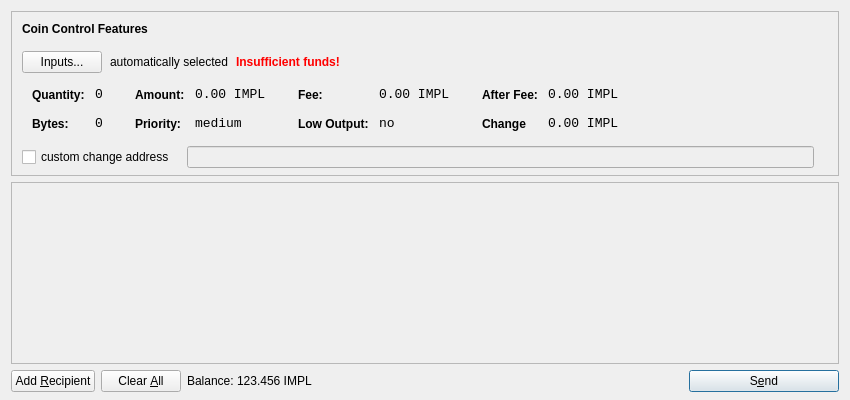
<?xml version="1.0" encoding="UTF-8"?>
<ui version="4.0">
 <class>SendCoinsDialog</class>
 <widget class="QDialog" name="SendCoinsDialog">
  <property name="geometry">
   <rect>
    <x>0</x>
    <y>0</y>
    <width>850</width>
    <height>400</height>
   </rect>
  </property>
  <property name="windowTitle">
   <string>Send Coins</string>
  </property>
  <layout class="QVBoxLayout" name="verticalLayout" stretch="0,1,0">
   <property name="bottomMargin">
    <number>8</number>
   </property>
   <item>
    <widget class="QFrame" name="frameCoinControl">
     <property name="sizePolicy">
      <sizepolicy hsizetype="Expanding" vsizetype="Expanding">
       <horstretch>0</horstretch>
       <verstretch>0</verstretch>
      </sizepolicy>
     </property>
     <property name="maximumSize">
      <size>
       <width>16777215</width>
       <height>16777215</height>
      </size>
     </property>
     <property name="frameShape">
      <enum>QFrame::StyledPanel</enum>
     </property>
     <property name="frameShadow">
      <enum>QFrame::Sunken</enum>
     </property>
     <layout class="QVBoxLayout" name="verticalLayoutCoinControl2">
      <property name="spacing">
       <number>-1</number>
      </property>
      <property name="leftMargin">
       <number>0</number>
      </property>
      <property name="topMargin">
       <number>0</number>
      </property>
      <property name="rightMargin">
       <number>0</number>
      </property>
      <property name="bottomMargin">
       <number>6</number>
      </property>
      <item>
       <layout class="QVBoxLayout" name="verticalLayoutCoinControl" stretch="0,0,0,0,1">
        <property name="spacing">
         <number>0</number>
        </property>
        <property name="leftMargin">
         <number>10</number>
        </property>
        <property name="topMargin">
         <number>10</number>
        </property>
        <item>
         <layout class="QHBoxLayout" name="horizontalLayoutCoinControl1">
          <property name="bottomMargin">
           <number>15</number>
          </property>
          <item>
           <widget class="QLabel" name="labelCoinControlFeatures">
            <property name="sizePolicy">
             <sizepolicy hsizetype="Preferred" vsizetype="Maximum">
              <horstretch>0</horstretch>
              <verstretch>0</verstretch>
             </sizepolicy>
            </property>
            <property name="font">
             <font>
              <weight>75</weight>
              <bold>true</bold>
             </font>
            </property>
            <property name="styleSheet">
             <string notr="true">font-weight:bold;</string>
            </property>
            <property name="text">
             <string>Coin Control Features</string>
            </property>
           </widget>
          </item>
         </layout>
        </item>
        <item>
         <layout class="QHBoxLayout" name="horizontalLayoutCoinControl2" stretch="0,0,0,0">
          <property name="spacing">
           <number>8</number>
          </property>
          <property name="bottomMargin">
           <number>10</number>
          </property>
          <item>
           <widget class="QPushButton" name="pushButtonCoinControl">
            <property name="styleSheet">
             <string notr="true"/>
            </property>
            <property name="text">
             <string>Inputs...</string>
            </property>
           </widget>
          </item>
          <item>
           <widget class="QLabel" name="labelCoinControlAutomaticallySelected">
            <property name="text">
             <string>automatically selected</string>
            </property>
            <property name="margin">
             <number>5</number>
            </property>
           </widget>
          </item>
          <item>
           <widget class="QLabel" name="labelCoinControlInsuffFunds">
            <property name="font">
             <font>
              <weight>75</weight>
              <bold>true</bold>
             </font>
            </property>
            <property name="styleSheet">
             <string notr="true">color:red;font-weight:bold;</string>
            </property>
            <property name="text">
             <string>Insufficient funds!</string>
            </property>
            <property name="margin">
             <number>5</number>
            </property>
           </widget>
          </item>
          <item>
           <spacer name="horizontalSpacerCoinControl">
            <property name="orientation">
             <enum>Qt::Horizontal</enum>
            </property>
            <property name="sizeHint" stdset="0">
             <size>
              <width>40</width>
              <height>1</height>
             </size>
            </property>
           </spacer>
          </item>
         </layout>
        </item>
        <item>
         <widget class="QWidget" name="widgetCoinControl" native="true">
          <property name="sizePolicy">
           <sizepolicy hsizetype="Preferred" vsizetype="Preferred">
            <horstretch>0</horstretch>
            <verstretch>0</verstretch>
           </sizepolicy>
          </property>
          <property name="minimumSize">
           <size>
            <width>0</width>
            <height>0</height>
           </size>
          </property>
          <property name="styleSheet">
           <string notr="true"/>
          </property>
          <layout class="QHBoxLayout" name="horizontalLayoutCoinControl5">
           <property name="margin">
            <number>0</number>
           </property>
           <item>
            <layout class="QHBoxLayout" name="horizontalLayoutCoinControl3" stretch="0,0,0,1">
             <property name="spacing">
              <number>20</number>
             </property>
             <property name="topMargin">
              <number>0</number>
             </property>
             <property name="bottomMargin">
              <number>10</number>
             </property>
             <item>
              <layout class="QFormLayout" name="formLayoutCoinControl1">
               <property name="horizontalSpacing">
                <number>10</number>
               </property>
               <property name="verticalSpacing">
                <number>14</number>
               </property>
               <property name="leftMargin">
                <number>10</number>
               </property>
               <property name="topMargin">
                <number>4</number>
               </property>
               <property name="rightMargin">
                <number>6</number>
               </property>
               <item row="0" column="0">
                <widget class="QLabel" name="labelCoinControlQuantityText">
                 <property name="styleSheet">
                  <string notr="true">font-weight:bold;</string>
                 </property>
                 <property name="text">
                  <string>Quantity:</string>
                 </property>
                 <property name="margin">
                  <number>0</number>
                 </property>
                </widget>
               </item>
               <item row="0" column="1">
                <widget class="QLabel" name="labelCoinControlQuantity">
                 <property name="font">
                  <font>
                   <family>Monospace</family>
                   <pointsize>10</pointsize>
                  </font>
                 </property>
                 <property name="cursor">
                  <cursorShape>IBeamCursor</cursorShape>
                 </property>
                 <property name="contextMenuPolicy">
                  <enum>Qt::ActionsContextMenu</enum>
                 </property>
                 <property name="text">
                  <string>0</string>
                 </property>
                 <property name="margin">
                  <number>0</number>
                 </property>
                 <property name="textInteractionFlags">
                  <set>Qt::LinksAccessibleByMouse|Qt::TextSelectableByKeyboard|Qt::TextSelectableByMouse</set>
                 </property>
                </widget>
               </item>
               <item row="1" column="0">
                <widget class="QLabel" name="labelCoinControlBytesText">
                 <property name="styleSheet">
                  <string notr="true">font-weight:bold;</string>
                 </property>
                 <property name="text">
                  <string>Bytes:</string>
                 </property>
                </widget>
               </item>
               <item row="1" column="1">
                <widget class="QLabel" name="labelCoinControlBytes">
                 <property name="font">
                  <font>
                   <family>Monospace</family>
                   <pointsize>10</pointsize>
                  </font>
                 </property>
                 <property name="cursor">
                  <cursorShape>IBeamCursor</cursorShape>
                 </property>
                 <property name="contextMenuPolicy">
                  <enum>Qt::ActionsContextMenu</enum>
                 </property>
                 <property name="text">
                  <string>0</string>
                 </property>
                 <property name="textInteractionFlags">
                  <set>Qt::LinksAccessibleByMouse|Qt::TextSelectableByKeyboard|Qt::TextSelectableByMouse</set>
                 </property>
                </widget>
               </item>
              </layout>
             </item>
             <item>
              <layout class="QFormLayout" name="formLayoutCoinControl2">
               <property name="horizontalSpacing">
                <number>10</number>
               </property>
               <property name="verticalSpacing">
                <number>14</number>
               </property>
               <property name="leftMargin">
                <number>6</number>
               </property>
               <property name="topMargin">
                <number>4</number>
               </property>
               <property name="rightMargin">
                <number>6</number>
               </property>
               <item row="0" column="0">
                <widget class="QLabel" name="labelCoinControlAmountText">
                 <property name="styleSheet">
                  <string notr="true">font-weight:bold;</string>
                 </property>
                 <property name="text">
                  <string>Amount:</string>
                 </property>
                 <property name="margin">
                  <number>0</number>
                 </property>
                </widget>
               </item>
               <item row="0" column="1">
                <widget class="QLabel" name="labelCoinControlAmount">
                 <property name="font">
                  <font>
                   <family>Monospace</family>
                   <pointsize>10</pointsize>
                  </font>
                 </property>
                 <property name="cursor">
                  <cursorShape>IBeamCursor</cursorShape>
                 </property>
                 <property name="contextMenuPolicy">
                  <enum>Qt::ActionsContextMenu</enum>
                 </property>
                 <property name="text">
                  <string notr="true">0.00 IMPL</string>
                 </property>
                 <property name="textInteractionFlags">
                  <set>Qt::LinksAccessibleByMouse|Qt::TextSelectableByKeyboard|Qt::TextSelectableByMouse</set>
                 </property>
                </widget>
               </item>
               <item row="1" column="0">
                <widget class="QLabel" name="labelCoinControlPriorityText">
                 <property name="styleSheet">
                  <string notr="true">font-weight:bold;</string>
                 </property>
                 <property name="text">
                  <string>Priority:</string>
                 </property>
                </widget>
               </item>
               <item row="1" column="1">
                <widget class="QLabel" name="labelCoinControlPriority">
                 <property name="font">
                  <font>
                   <family>Monospace</family>
                   <pointsize>10</pointsize>
                  </font>
                 </property>
                 <property name="cursor">
                  <cursorShape>IBeamCursor</cursorShape>
                 </property>
                 <property name="contextMenuPolicy">
                  <enum>Qt::ActionsContextMenu</enum>
                 </property>
                 <property name="text">
                  <string>medium</string>
                 </property>
                 <property name="textInteractionFlags">
                  <set>Qt::LinksAccessibleByMouse|Qt::TextSelectableByKeyboard|Qt::TextSelectableByMouse</set>
                 </property>
                </widget>
               </item>
              </layout>
             </item>
             <item>
              <layout class="QFormLayout" name="formLayoutCoinControl3">
               <property name="horizontalSpacing">
                <number>10</number>
               </property>
               <property name="verticalSpacing">
                <number>14</number>
               </property>
               <property name="leftMargin">
                <number>6</number>
               </property>
               <property name="topMargin">
                <number>4</number>
               </property>
               <property name="rightMargin">
                <number>6</number>
               </property>
               <item row="0" column="0">
                <widget class="QLabel" name="labelCoinControlFeeText">
                 <property name="styleSheet">
                  <string notr="true">font-weight:bold;</string>
                 </property>
                 <property name="text">
                  <string>Fee:</string>
                 </property>
                 <property name="margin">
                  <number>0</number>
                 </property>
                </widget>
               </item>
               <item row="0" column="1">
                <widget class="QLabel" name="labelCoinControlFee">
                 <property name="font">
                  <font>
                   <family>Monospace</family>
                   <pointsize>10</pointsize>
                  </font>
                 </property>
                 <property name="cursor">
                  <cursorShape>IBeamCursor</cursorShape>
                 </property>
                 <property name="contextMenuPolicy">
                  <enum>Qt::ActionsContextMenu</enum>
                 </property>
                 <property name="text">
                  <string notr="true">0.00 IMPL</string>
                 </property>
                 <property name="textInteractionFlags">
                  <set>Qt::LinksAccessibleByMouse|Qt::TextSelectableByKeyboard|Qt::TextSelectableByMouse</set>
                 </property>
                </widget>
               </item>
               <item row="1" column="0">
                <widget class="QLabel" name="labelCoinControlLowOutputText">
                 <property name="styleSheet">
                  <string notr="true">font-weight:bold;</string>
                 </property>
                 <property name="text">
                  <string>Low Output:</string>
                 </property>
                </widget>
               </item>
               <item row="1" column="1">
                <widget class="QLabel" name="labelCoinControlLowOutput">
                 <property name="font">
                  <font>
                   <family>Monospace</family>
                   <pointsize>10</pointsize>
                  </font>
                 </property>
                 <property name="cursor">
                  <cursorShape>IBeamCursor</cursorShape>
                 </property>
                 <property name="contextMenuPolicy">
                  <enum>Qt::ActionsContextMenu</enum>
                 </property>
                 <property name="text">
                  <string>no</string>
                 </property>
                 <property name="textInteractionFlags">
                  <set>Qt::LinksAccessibleByMouse|Qt::TextSelectableByKeyboard|Qt::TextSelectableByMouse</set>
                 </property>
                </widget>
               </item>
              </layout>
             </item>
             <item>
              <layout class="QFormLayout" name="formLayoutCoinControl4">
               <property name="horizontalSpacing">
                <number>10</number>
               </property>
               <property name="verticalSpacing">
                <number>14</number>
               </property>
               <property name="leftMargin">
                <number>6</number>
               </property>
               <property name="topMargin">
                <number>4</number>
               </property>
               <property name="rightMargin">
                <number>6</number>
               </property>
               <item row="0" column="0">
                <widget class="QLabel" name="labelCoinControlAfterFeeText">
                 <property name="styleSheet">
                  <string notr="true">font-weight:bold;</string>
                 </property>
                 <property name="text">
                  <string>After Fee:</string>
                 </property>
                 <property name="margin">
                  <number>0</number>
                 </property>
                </widget>
               </item>
               <item row="0" column="1">
                <widget class="QLabel" name="labelCoinControlAfterFee">
                 <property name="font">
                  <font>
                   <family>Monospace</family>
                   <pointsize>10</pointsize>
                  </font>
                 </property>
                 <property name="cursor">
                  <cursorShape>IBeamCursor</cursorShape>
                 </property>
                 <property name="contextMenuPolicy">
                  <enum>Qt::ActionsContextMenu</enum>
                 </property>
                 <property name="text">
                  <string notr="true">0.00 IMPL</string>
                 </property>
                 <property name="textInteractionFlags">
                  <set>Qt::LinksAccessibleByMouse|Qt::TextSelectableByKeyboard|Qt::TextSelectableByMouse</set>
                 </property>
                </widget>
               </item>
               <item row="1" column="0">
                <widget class="QLabel" name="labelCoinControlChangeText">
                 <property name="styleSheet">
                  <string notr="true">font-weight:bold;</string>
                 </property>
                 <property name="text">
                  <string>Change</string>
                 </property>
                </widget>
               </item>
               <item row="1" column="1">
                <widget class="QLabel" name="labelCoinControlChange">
                 <property name="font">
                  <font>
                   <family>Monospace</family>
                   <pointsize>10</pointsize>
                  </font>
                 </property>
                 <property name="cursor">
                  <cursorShape>IBeamCursor</cursorShape>
                 </property>
                 <property name="contextMenuPolicy">
                  <enum>Qt::ActionsContextMenu</enum>
                 </property>
                 <property name="text">
                  <string notr="true">0.00 IMPL</string>
                 </property>
                 <property name="textInteractionFlags">
                  <set>Qt::LinksAccessibleByMouse|Qt::TextSelectableByKeyboard|Qt::TextSelectableByMouse</set>
                 </property>
                </widget>
               </item>
              </layout>
             </item>
            </layout>
           </item>
          </layout>
         </widget>
        </item>
        <item>
         <layout class="QHBoxLayout" name="horizontalLayoutCoinControl4" stretch="0,0,0">
          <property name="spacing">
           <number>12</number>
          </property>
          <property name="sizeConstraint">
           <enum>QLayout::SetDefaultConstraint</enum>
          </property>
          <property name="topMargin">
           <number>5</number>
          </property>
          <property name="rightMargin">
           <number>5</number>
          </property>
          <item>
           <widget class="QCheckBox" name="checkBoxCoinControlChange">
            <property name="text">
             <string>custom change address</string>
            </property>
           </widget>
          </item>
          <item>
           <widget class="QLineEdit" name="lineEditCoinControlChange">
            <property name="enabled">
             <bool>false</bool>
            </property>
            <property name="sizePolicy">
             <sizepolicy hsizetype="Expanding" vsizetype="Fixed">
              <horstretch>0</horstretch>
              <verstretch>0</verstretch>
             </sizepolicy>
            </property>
           </widget>
          </item>
          <item>
           <widget class="QLabel" name="labelCoinControlChangeLabel">
            <property name="sizePolicy">
             <sizepolicy hsizetype="Preferred" vsizetype="Expanding">
              <horstretch>0</horstretch>
              <verstretch>0</verstretch>
             </sizepolicy>
            </property>
            <property name="minimumSize">
             <size>
              <width>0</width>
              <height>0</height>
             </size>
            </property>
            <property name="text">
             <string/>
            </property>
            <property name="margin">
             <number>3</number>
            </property>
           </widget>
          </item>
         </layout>
        </item>
        <item>
         <spacer name="verticalSpacerCoinControl">
          <property name="orientation">
           <enum>Qt::Vertical</enum>
          </property>
          <property name="sizeHint" stdset="0">
           <size>
            <width>800</width>
            <height>1</height>
           </size>
          </property>
         </spacer>
        </item>
       </layout>
      </item>
     </layout>
    </widget>
   </item>
   <item>
    <widget class="QScrollArea" name="scrollArea">
     <property name="widgetResizable">
      <bool>true</bool>
     </property>
     <widget class="QWidget" name="scrollAreaWidgetContents">
      <property name="geometry">
       <rect>
        <x>0</x>
        <y>0</y>
        <width>830</width>
        <height>165</height>
       </rect>
      </property>
      <layout class="QVBoxLayout" name="verticalLayout_2">
       <property name="margin">
        <number>0</number>
       </property>
       <item>
        <layout class="QVBoxLayout" name="entries">
         <property name="spacing">
          <number>6</number>
         </property>
        </layout>
       </item>
       <item>
        <spacer name="verticalSpacer">
         <property name="orientation">
          <enum>Qt::Vertical</enum>
         </property>
         <property name="sizeHint" stdset="0">
          <size>
           <width>20</width>
           <height>40</height>
          </size>
         </property>
        </spacer>
       </item>
      </layout>
     </widget>
    </widget>
   </item>
   <item>
    <layout class="QHBoxLayout" name="horizontalLayout">
     <item>
      <widget class="QPushButton" name="addButton">
       <property name="toolTip">
        <string>Send to multiple recipients at once</string>
       </property>
       <property name="text">
        <string>Add &amp;Recipient</string>
       </property>
       <property name="autoDefault">
        <bool>false</bool>
       </property>
      </widget>
     </item>
     <item>
      <widget class="QPushButton" name="clearButton">
       <property name="sizePolicy">
        <sizepolicy hsizetype="Minimum" vsizetype="Fixed">
         <horstretch>0</horstretch>
         <verstretch>0</verstretch>
        </sizepolicy>
       </property>
       <property name="toolTip">
        <string>Remove all transaction fields</string>
       </property>
       <property name="text">
        <string>Clear &amp;All</string>
       </property>
       <property name="autoRepeatDelay">
        <number>300</number>
       </property>
       <property name="autoDefault">
        <bool>false</bool>
       </property>
      </widget>
     </item>
     <item>
      <layout class="QHBoxLayout" name="horizontalLayout_2">
       <property name="spacing">
        <number>3</number>
       </property>
       <item>
        <widget class="QLabel" name="label">
         <property name="sizePolicy">
          <sizepolicy hsizetype="Preferred" vsizetype="Fixed">
           <horstretch>0</horstretch>
           <verstretch>0</verstretch>
          </sizepolicy>
         </property>
         <property name="text">
          <string>Balance:</string>
         </property>
        </widget>
       </item>
       <item>
        <widget class="QLabel" name="labelBalance">
         <property name="sizePolicy">
          <sizepolicy hsizetype="Preferred" vsizetype="Fixed">
           <horstretch>0</horstretch>
           <verstretch>0</verstretch>
          </sizepolicy>
         </property>
         <property name="cursor">
          <cursorShape>IBeamCursor</cursorShape>
         </property>
         <property name="text">
          <string notr="true">123.456 IMPL</string>
         </property>
         <property name="textInteractionFlags">
          <set>Qt::LinksAccessibleByMouse|Qt::TextSelectableByKeyboard|Qt::TextSelectableByMouse</set>
         </property>
        </widget>
       </item>
      </layout>
     </item>
     <item>
      <spacer name="horizontalSpacer">
       <property name="orientation">
        <enum>Qt::Horizontal</enum>
       </property>
       <property name="sizeHint" stdset="0">
        <size>
         <width>40</width>
         <height>20</height>
        </size>
       </property>
      </spacer>
     </item>
     <item>
      <widget class="QPushButton" name="sendButton">
       <property name="minimumSize">
        <size>
         <width>150</width>
         <height>0</height>
        </size>
       </property>
       <property name="toolTip">
        <string>Confirm the send action</string>
       </property>
       <property name="text">
        <string>S&amp;end</string>
       </property>
       <property name="icon">
        <iconset resource="../bitcoin.qrc">
         <normaloff>:/icons/send</normaloff>:/icons/send</iconset>
       </property>
       <property name="default">
        <bool>true</bool>
       </property>
      </widget>
     </item>
    </layout>
   </item>
  </layout>
 </widget>
 <resources>
  <include location="../bitcoin.qrc"/>
 </resources>
 <connections/>
</ui>
